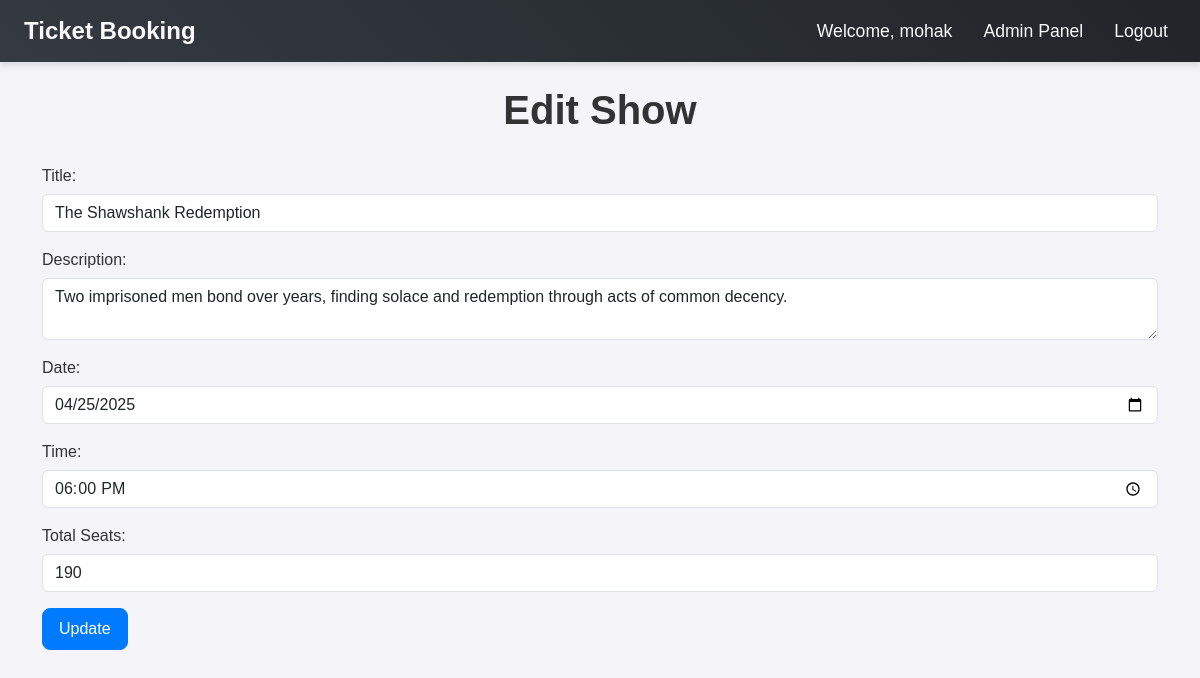
Screenshot of /accounts/admin/shows/edit/1/ (signed in) with the database file from the repository.
### booking/models.py (models this page shows, shortened)
class Show(models.Model):
    title = models.CharField(max_length=100)
    description = models.TextField()
    date = models.DateField()
    time = models.TimeField()
    total_seats = models.PositiveIntegerField()

### booking/views.py (the view, shortened to what this page needs)
# urls.py: path('admin/shows/edit/<int:pk>/', ShowUpdateView.as_view(), name='edit_show'),
class ShowUpdateView(AdminRequiredMixin, View):
    def get(self, request, pk):
        show = get_object_or_404(Show, pk=pk)
        return render(request, 'booking/show_form.html', {'show': show})

### booking/views.py (called while the page is built)
    def test_func(self):
        return self.request.user.is_superuser

### booking/templates/booking/show_form.html (shortened to what this page needs)
{% extends 'booking/base.html' %}
{% block content %}
<h2>{% if show %}Edit{% else %}Add{% endif %} Show</h2>
<form method="post">
    <div class="mb-3">
        <label>Title:</label>
        <input type="text" name="title" class="form-control" value="{{ show.title|default_if_none:'' }}">
    </div>
    <div class="mb-3">
        <label>Description:</label>
        <textarea name="description" class="form-control">{{ show.description|default_if_none:'' }}</textarea>
    </div>
    <div class="mb-3">
        <label>Date:</label>
        <input type="date" name="date" class="form-control" value="{{ show.date|date:'Y-m-d' }}">
    </div>
    <div class="mb-3">
        <label>Time:</label>
        <input type="time" name="time" class="form-control" value="{{ show.time|time:'H:i' }}">
    </div>
    <div class="mb-3">
        <label>Total Seats:</label>
        <input type="number" name="total_seats" class="form-control" value="{{ show.total_seats|default_if_none:'' }}">
    </div>
    <button type="submit" class="btn btn-primary">{% if show %}Update{% else %}Create{% endif %}</button>
</form>
{% endblock %}

### booking/templates/booking/base.html (shortened to what this page needs)
{% load static %}
<!DOCTYPE html>
<html lang="en">
<head>
    <link rel="stylesheet" href="https://cdn.jsdelivr.net/npm/bootstrap@5.3.0/dist/css/bootstrap.min.css">
    <link rel="stylesheet" href="{% static 'booking/style.css' %}">
</head>
<body>
<nav class="navbar navbar-expand-lg navbar-dark bg-dark px-4">
    <a class="navbar-brand" href="{% url 'home' %}">Ticket Booking</a>
    <div class="collapse navbar-collapse">
        <ul class="navbar-nav ms-auto">
            {% if user.is_authenticated %}
                <li class="nav-item"><span class="nav-link">Welcome, {{ user.username }}</span></li>
                {% if user.is_superuser %}
                    <li class="nav-item"><a class="nav-link" href="{% url 'admin_shows' %}">Admin Panel</a></li>
                {% endif %}
                <li class="nav-item"><a class="nav-link" href="{% url 'logout' %}">Logout</a></li>
            {% else %}
                <li class="nav-item"><a class="nav-link" href="{% url 'login' %}">Login</a></li>
                <li class="nav-item"><a class="nav-link" href="{% url 'register' %}">Register</a></li>
            {% endif %}
        </ul>
    </div>
</nav>
<div class="container mt-4">
    {% block content %}
    {% endblock %}
</div>
</body>
</html>

### booking/static/booking/style.css (style rules this page uses)
body { background-color: #f4f6f8; font-family: 'Segoe UI', Tahoma, Geneva, Verdana, sans-serif; color: #333; }
h1, h2, h3 { color: #212529; margin-bottom: 20px; font-weight: 600; }
.navbar { background: linear-gradient(45deg, #343a40, #212529); margin-bottom: 25px; box-shadow: 0 4px 6px rgba(0,0,0,0.1); }
.navbar-brand { font-size: 1.5rem; font-weight: bold; color: #f8f9fa !important; }
.nav-link { color: #f8f9fa !important; transition: 0.3s ease; }
.container { padding-bottom: 40px; }
.btn { border-radius: 8px; padding: 8px 16px; font-weight: 500; transition: all 0.2s ease-in-out; }
.btn-primary { background-color: #007bff; border-color: #007bff; }
form input, form select { border-radius: 6px; border: 1px solid #ced4da; padding: 8px; width: 100%; margin-bottom: 15px; }
form label { font-weight: 500; margin-bottom: 6px; }
body { font-family: Arial, sans-serif; background-color: #f4f4f9; color: #333; }
.container { margin-top: 30px; }
.navbar { margin-bottom: 20px; }
.navbar-brand { font-size: 1.5rem; font-weight: bold; }
.navbar-nav .nav-item .nav-link { font-size: 1.1rem; margin-left: 15px; }
h2 { text-align: center; font-size: 2.5rem; color: #333; margin-bottom: 30px; }

### rows the page displays
Show: title "The Shawshank Redemption", description "Two imprisoned men bond over years, finding solace and redemption through acts of common decency.", date "04/25/2025", time "18:00", total_seats "190"

### other values shown
{{ user.username }} "mohak"
